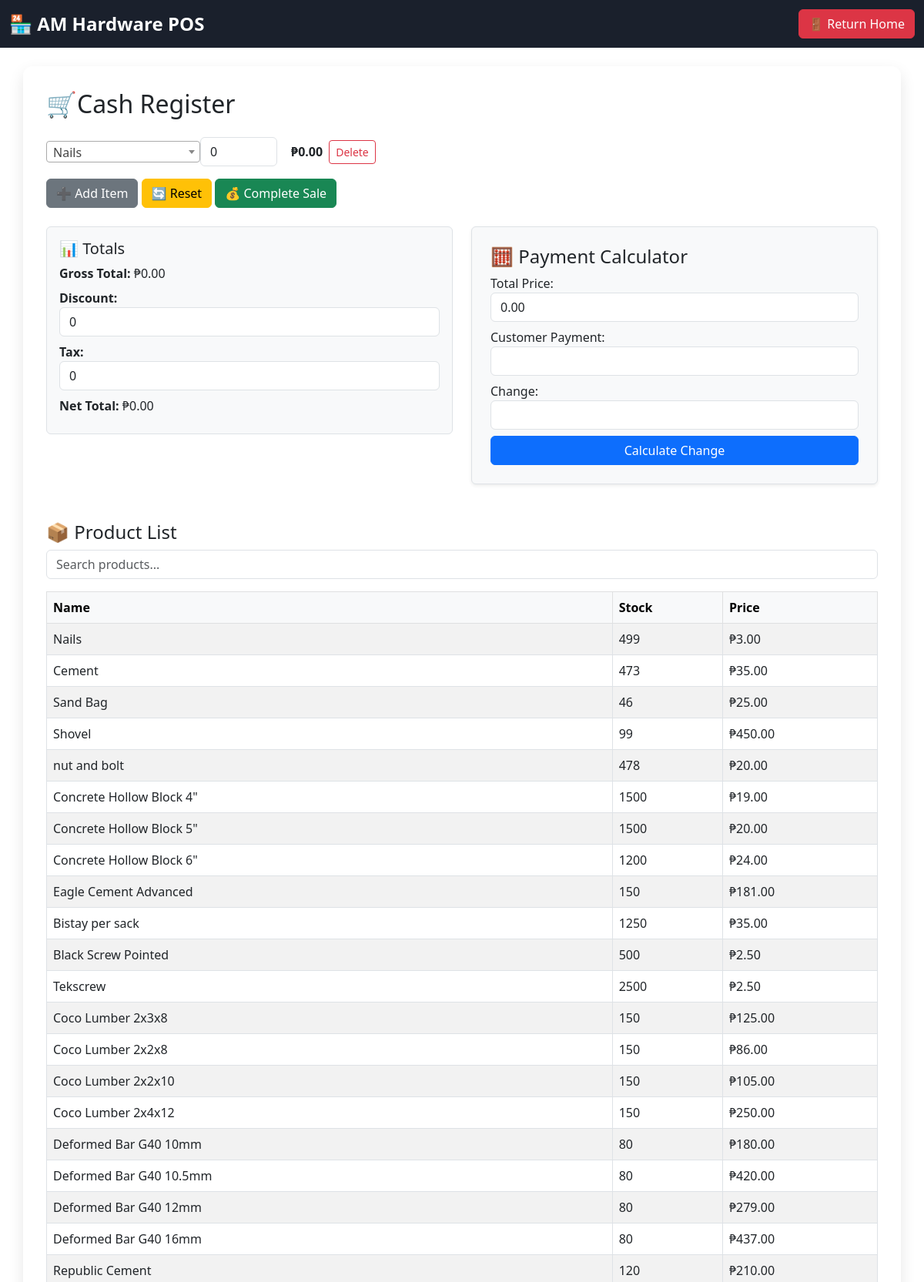
/pos/ (signed in, upper part), run on the app's committed database.
### core/models.py (models this page shows, shortened)
class Product(models.Model):
    name = models.CharField(max_length=100)
    description = models.TextField(blank=True)
    stock = models.PositiveIntegerField(default=0)
    price = models.DecimalField(max_digits=10, decimal_places=2)
    low_stock_threshold = models.PositiveIntegerField(default=5)
    low_stock_threshold = models.IntegerField(default=5
                                              )

### core/views.py (the view, shortened to what this page needs)
# urls.py: path('pos/', views.pos_view, name='pos_view'),
@user_passes_test(is_cashier)
@login_required
def pos_view(request):
    formset = POSFormSet(request.POST or None)
    return render(request, 'core/pos.html', {
        'formset': formset,
        'products': Product.objects.all(),
        'empty_form': formset.empty_form,
    })

### core/forms.py
class POSItemForm(forms.Form):
    product = forms.ModelChoiceField(
        queryset=Product.objects.all(),
        widget=forms.Select(attrs={'class': 'product-select'})
    )
    quantity = forms.IntegerField(
        min_value=1,
        widget=forms.NumberInput(attrs={'class': 'qty-input'})
    )

### core/views.py (called while the page is built)
def is_cashier(user):
    return user.groups.filter(name='Cashier').exists() or user.is_superuser

### core/templates/core/pos.html (shortened to what this page needs)
{% load static %}
<!DOCTYPE html>
<html>
<head>
    <link href="https://cdn.jsdelivr.net/npm/bootstrap@5.3.0/dist/css/bootstrap.min.css" rel="stylesheet">
    <link href="https://cdn.jsdelivr.net/npm/select2@4.1.0-rc.0/dist/css/select2.min.css" rel="stylesheet" />
</head>
<body>
<nav class="navbar navbar-expand-lg navbar-dark mb-4">
    <div class="container-fluid">
        <span class="navbar-brand logo-text">🏪 AM Hardware POS</span>
        <div class="d-flex">
            <form method="POST" action="{% url 'home' %}">
                <button type="submit" class="btn btn-danger">🚪 Return Home</button>
            </form>
        </div>
    </div>
</nav>
<div class="container">
    <h2 class="mb-4">🛒Cash Register</h2>
    <form action="{% url 'pos_view' %}" method="post">
        <div id="form-list">
            {% for form in formset %}
            <div class="form-row d-flex align-items-center">
                <input type="number" name="form-{{ forloop.counter0 }}-quantity" class="form-control qty-input me-2" min="1" value="0" style="width:100px;">
                <span class="item-total me-2">₱0.00</span>
                <button type="button" class="btn btn-outline-danger btn-sm" onclick="removeForm(this)">Delete</button>
            </div>
            {% endfor %}
        </div>
        <div class="mt-3">
            <button type="button" class="btn btn-secondary" onclick="addForm()">➕ Add Item</button>
            <button type="button" class="btn btn-warning" onclick="resetForm()">🔄 Reset</button>
            <button type="submit" class="btn btn-success" id="complete-sale-btn">💰 Complete Sale</button>
        </div>
    </form>
    <div class="row mt-4">
        <div class="col-md-6">
            <div class="p-3 bg-light border rounded">
                <h5>📊 Totals</h5>
                <div class="mb-2"><strong>Gross Total:</strong> ₱<span id="gross-total">0.00</span></div>
                <div class="mb-2">
                    <label for="discount"><strong>Discount:</strong></label>
                    <input type="number" id="discount" value="0" class="form-control" onchange="calculateTotal()">
                </div>
                <div class="mb-2">
                    <label for="tax"><strong>Tax:</strong></label>
                    <input type="number" id="tax" value="0" class="form-control" onchange="calculateTotal()">
                </div>
                <div class="mb-2"><strong>Net Total:</strong> ₱<span id="net-total">0.00</span></div>
            </div>
        </div>
        <div class="col-md-6">
            <div class="p-4 border rounded shadow-sm bg-light">
                <h4>🧮 Payment Calculator</h4>
                <label>Total Price:</label>
                <input type="text" id="total_price" readonly class="form-control mb-2">
                <label>Customer Payment:</label>
                <input type="number" id="customer_payment" class="form-control mb-2">
                <label>Change:</label>
                <input type="text" id="change_output" readonly class="form-control mb-2">
                <button type="button" onclick="calculateChange()" class="btn btn-primary w-100">Calculate Change</button>
            </div>
        </div>
    </div>
    <div class="mt-5">
        <h4>📦 Product List</h4>
        <input type="text" id="productSearch" class="form-control mb-3" placeholder="Search products...">
        <table class="table table-bordered table-striped">
            <thead class="table-light">
                <tr><th>Name</th><th>Stock</th><th>Price</th></tr>
            </thead>
            <tbody id="productTable">
                {% for product in products %}
                <tr>
                    <td>{{ product.name }}</td>
                    <td>{{ product.stock }}</td>
                    <td>₱{{ product.price }}</td>
                </tr>
                {% endfor %}
            </tbody>
        </table>
    </div>
</div>
</body>
</html>

### core/templates/core/pos.html (style rules this page uses)
body { background-image: url('/static/images/101.jpg'); background-size: cover; background-repeat: no-repeat; background-position: center; background-attachment: fixed; font-family: 'Segoe UI', sans-serif; }
.navbar { background-color: #1a202c; }
.logo-text { font-weight: bold; font-size: 1.5em; }
.container { background-color: #ffffff; padding: 30px; border-radius: 12px; box-shadow: 0 8px 20px rgba(0,0,0,0.1); }
.form-row { margin-bottom: 10px; }
.item-total { font-weight: bold; margin-left: 10px; }

### data on the page
Product: name "Nails", stock "499", price "3.00"
Product: name "Cement", stock "473", price "35.00"
Product: name "Sand Bag", stock "46", price "25.00"
Product: name "Shovel", stock "99", price "450.00"
Product: name "nut and bolt", stock "478", price "20.00"
Product: name "Concrete Hollow Block 4\"", stock "1500", price "19.00"
Product: name "Concrete Hollow Block 5\"", stock "1500", price "20.00"
Product: name "Concrete Hollow Block 6\"", stock "1200", price "24.00"
Product: name "Eagle Cement Advanced", stock "150", price "181.00"
Product: name "Bistay per sack", stock "1250", price "35.00"
Product: name "Black Screw Pointed", stock "500", price "2.50"
Product: name "Tekscrew", stock "2500", price "2.50"
Product: name "Coco Lumber 2x3x8", stock "150", price "125.00"
Product: name "Coco Lumber 2x2x8", stock "150", price "86.00"
Product: name "Coco Lumber 2x2x10", stock "150", price "105.00"
Product: name "Coco Lumber 2x4x12", stock "150", price "250.00"
Product: name "Deformed Bar G40 10mm", stock "80", price "180.00"
Product: name "Deformed Bar G40 10.5mm", stock "80", price "420.00"
Product: name "Deformed Bar G40 12mm", stock "80", price "279.00"
Product: name "Deformed Bar G40 16mm", stock "80", price "437.00"
Product: name "Republic Cement", stock "120", price "210.00"
